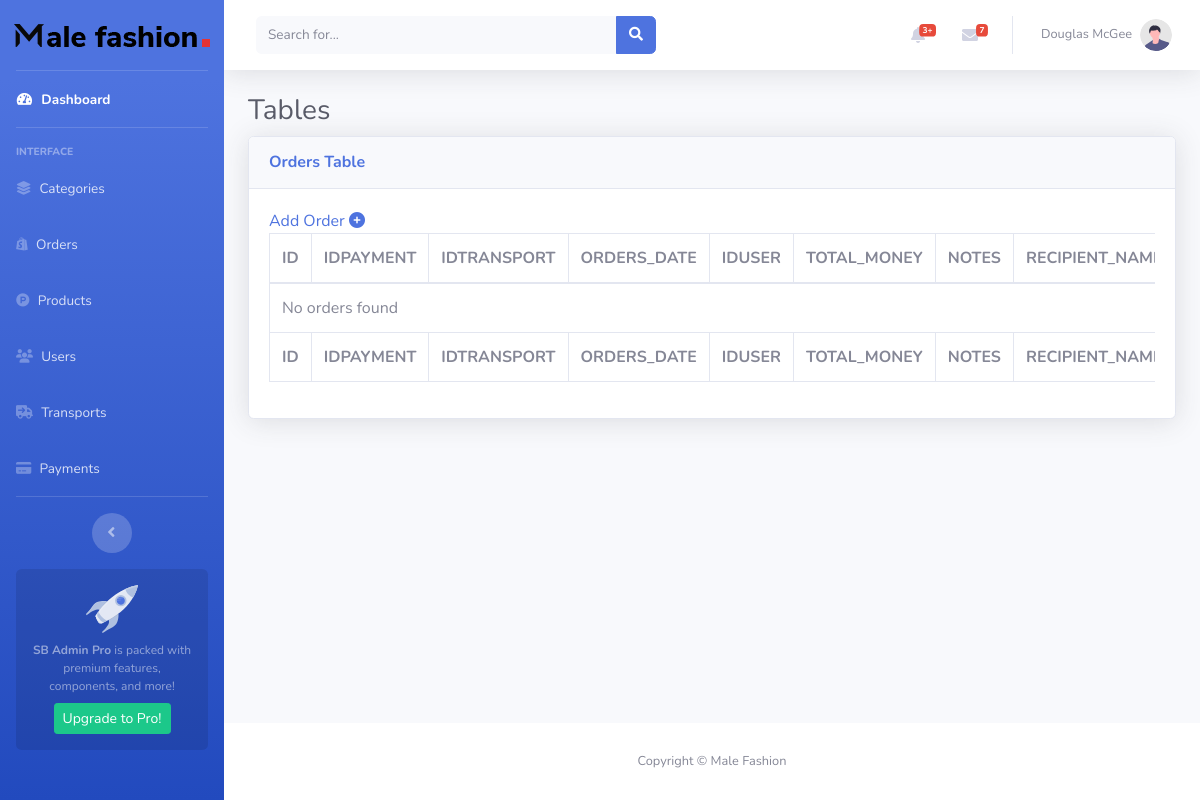
Page /admin-mau/Orders.php on the earlier database version.
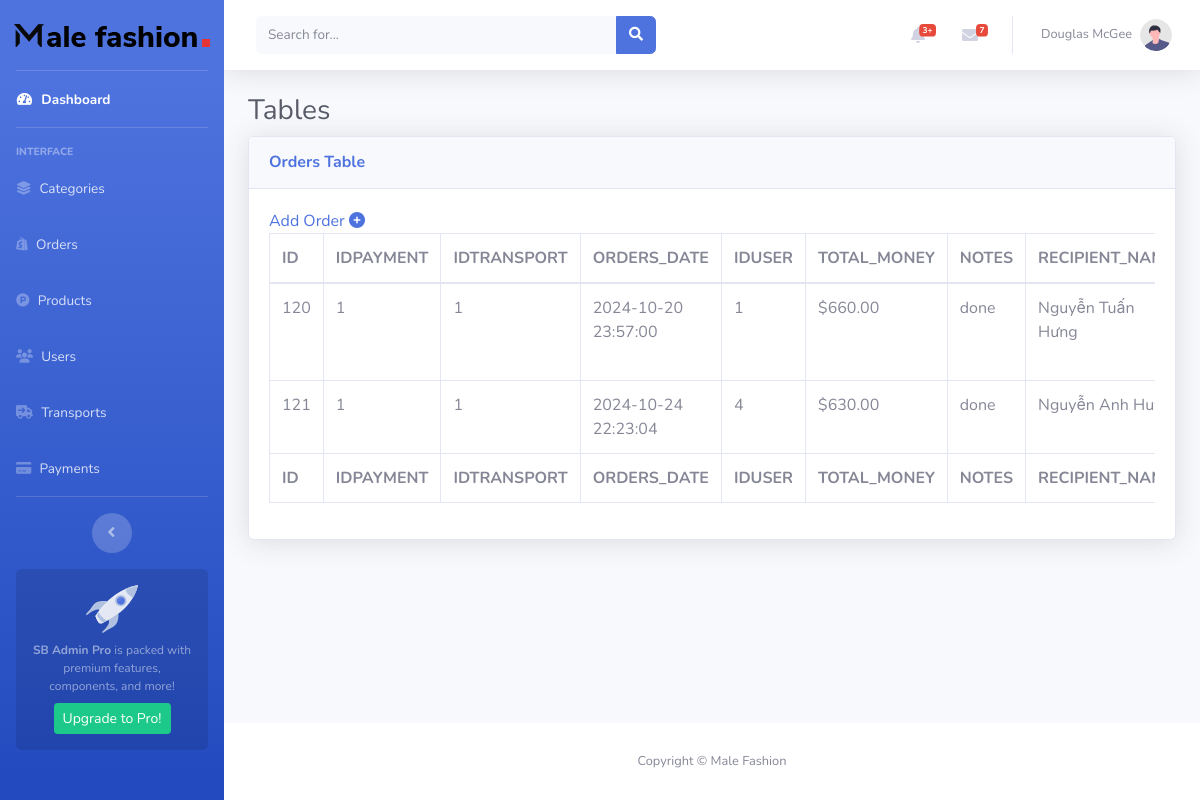
Same page on the later database version.
### tables this page shows
CREATE TABLE `orders` (
  `ID` int(11) NOT NULL,
  `IDPAYMENT` int(11) DEFAULT NULL,
  `IDTRANSPORT` int(11) DEFAULT NULL,
  `ORDERS_DATE` timestamp NULL DEFAULT NULL,
  `IDUSER` int(11) DEFAULT NULL,
  `TOTAL_MONEY` double DEFAULT NULL,
  `NOTES` text DEFAULT NULL,
  `RECIPIENT_NAME` varchar(250) DEFAULT NULL,
  `ADDRESS` varchar(500) DEFAULT NULL,
  `PHONE` varchar(50) DEFAULT NULL
);

### admin-mau/Orders.php (the view, shortened to what the changed rows need)
<?php
include('../db.php');
$sql = "SELECT ID, IDPAYMENT, IDTRANSPORT, ORDERS_DATE, IDUSER, TOTAL_MONEY, NOTES, RECIPIENT_NAME, ADDRESS, PHONE FROM orders";
$result = $conn->query($sql);
?>
<!DOCTYPE html>
<html lang="en">
<head>
    <link rel="stylesheet" href="https://cdnjs.cloudflare.com/ajax/libs/font-awesome/6.6.0/css/all.min.css"
 />
    <link href="vendor/fontawesome-free/css/all.min.css" rel="stylesheet" type="text/css">
    <link href="css/sb-admin-2.min.css" rel="stylesheet">
    <link href="vendor/datatables/dataTables.bootstrap4.min.css" rel="stylesheet">
</head>
<body id="page-top">
    <div id="wrapper">
        <div id="content-wrapper" class="d-flex flex-column">
            <div id="content">
                <div class="container-fluid">
                    <h1 class="h3 mb-2 text-gray-800">Tables</h1>
                    <div class="card shadow mb-4">
                        <div class="card-body">
                            <div class="table-responsive">
                                <table class="table table-bordered" id="dataTable" width="100%" cellspacing="0">
                                    <thead>
                                        <tr>
                                            <th>ID</th>
                                            <th>IDPAYMENT</th>
                                            <th>IDTRANSPORT</th>
                                            <th>ORDERS_DATE</th>
                                            <th>IDUSER</th>
                                            <th>TOTAL_MONEY</th>
                                            <th>NOTES</th>
                                            <th>RECIPIENT_NAME</th>
                                        </tr>
                                    </thead>
                                    <tfoot>
                                        <tr>
                                            <th>ID</th>
                                            <th>IDPAYMENT</th>
                                            <th>IDTRANSPORT</th>
                                            <th>ORDERS_DATE</th>
                                            <th>IDUSER</th>
                                            <th>TOTAL_MONEY</th>
                                            <th>NOTES</th>
                                            <th>RECIPIENT_NAME</th>
                                        </tr>
                                    </tfoot>
                                    <tbody>
                                        <?php
                                        if ($result->num_rows > 0) {
                                            while ($row = $result->fetch_assoc()) {
                                                echo "<tr>";
                                                echo "<td>{$row['ID']}</td>";
                                                echo "<td>{$row['IDPAYMENT']}</td>";
                                                echo "<td>{$row['IDTRANSPORT']}</td>";
                                                echo "<td>{$row['ORDERS_DATE']}</td>";
                                                echo "<td>{$row['IDUSER']}</td>";
                                                echo "<td>$" . number_format($row['TOTAL_MONEY'], 2) . "</td>";
                                                echo "<td>{$row['NOTES']}</td>";
                                                echo "<td>{$row['RECIPIENT_NAME']}</td>";
                                                echo "</tr>";
                                            }
                                        } else {
                                            echo "<tr><td colspan='10'>No orders found</td></tr>";
                                        }
                                        ?>
                                    </tbody>
                                </table>
                            </div>
                        </div>
                    </div>
                </div>
            </div>
        </div>
    </div>
</body>
</html>

Differences in the rows shown:
added orders: ID "120", IDPAYMENT "1", IDTRANSPORT "1", ORDERS_DATE "2024-10-20 23:57:00", IDUSER "1", TOTAL_MONEY "660.00", NOTES "done", RECIPIENT_NAME "Nguyễn Tuấn Hưng"
added orders: ID "121", IDPAYMENT "1", IDTRANSPORT "1", ORDERS_DATE "2024-10-24 22:23:04", IDUSER "4", TOTAL_MONEY "630.00", NOTES "done", RECIPIENT_NAME "Nguyễn Anh…"
Other differences:
text no longer shown: "No orders found"
